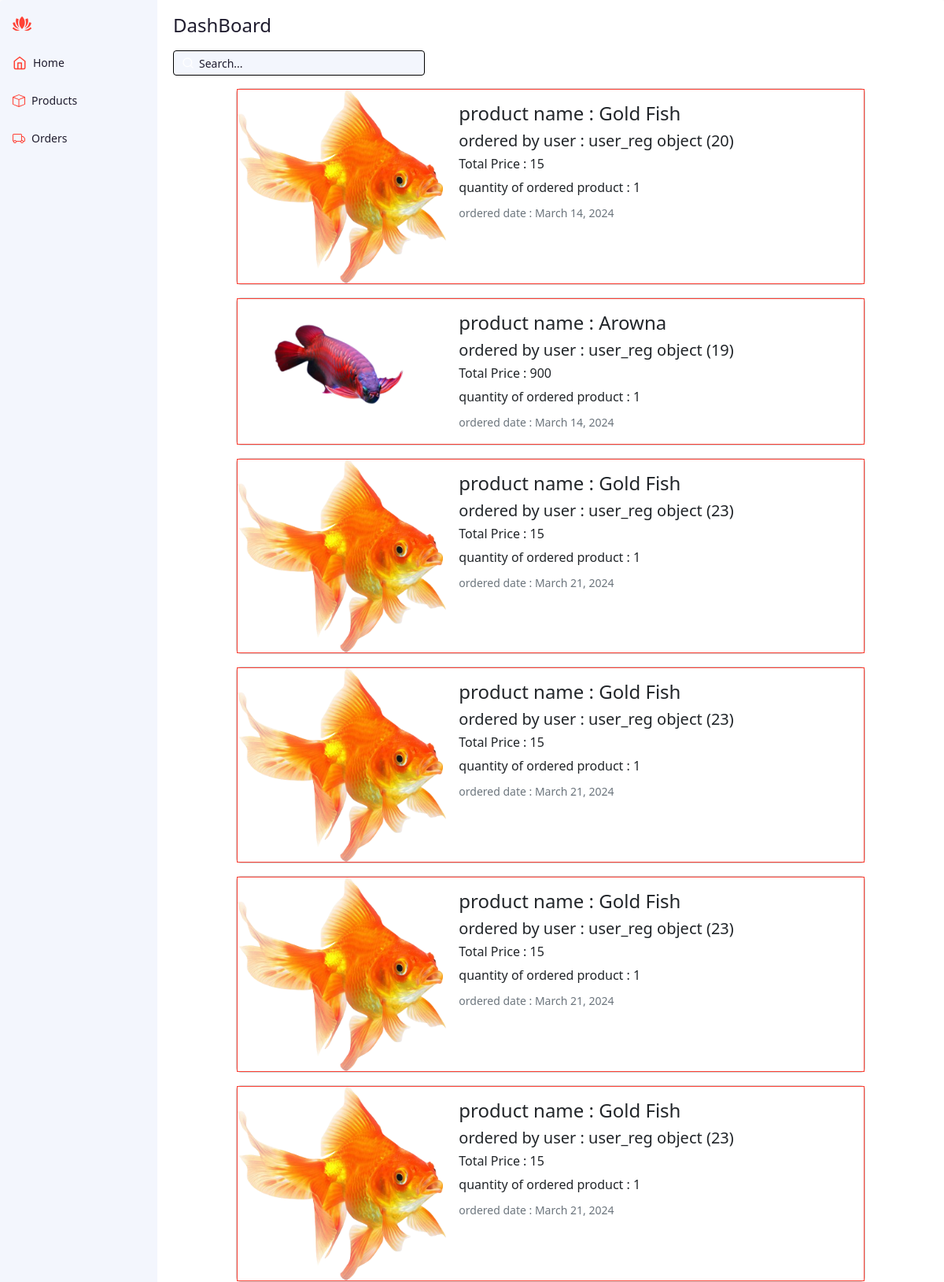
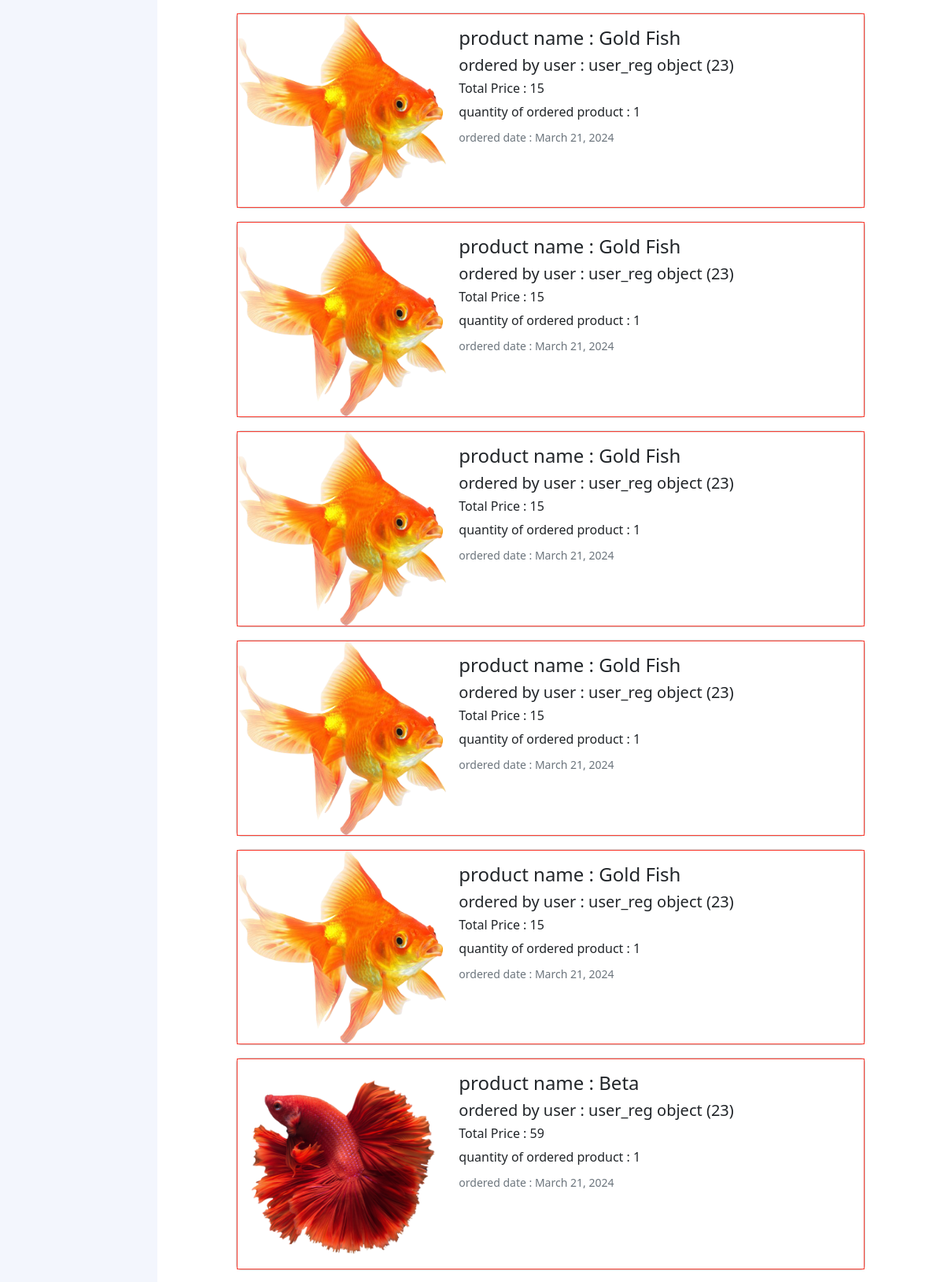
The page /show_orders_dashboard/ (upper part) on the database its author committed (2 pictures, top to bottom).
### pet_app/models.py (models this page shows, shortened)
class orders(models.Model):
    CART_STAGE=0
    ORDER_CONFIRMED=1
    ORDER_PROCESSED='ORDER_PROCESSED'
    ORDER_DELIVERED='ORDER_DELIVERED'
    ORDER_REJECTED='ORDER_REJECTED'
    STATUS_CHOICE=((ORDER_PROCESSED,'ORDER_PROCESSED'),
                   (ORDER_DELIVERED,'ORDER_DELIVERED'),
                   (ORDER_REJECTED,'ORDER_REJECTED')
                   )
    order_status=models.TextField(choices=STATUS_CHOICE,default=CART_STAGE)
    user_id=models.ForeignKey(user_reg,on_delete=models.CASCADE)
    product_id=models.ForeignKey(products,on_delete=models.CASCADE,null=True)
    name=models.CharField(max_length=150, null=True)
    house=models.CharField(max_length=100,null=True)
    address=models.TextField(max_length=400,null=True)
    zipcode=models.TextField(max_length=100,null=True)
    city=models.CharField(max_length=100,null=True)
    country=models.CharField(max_length=100,null=True)
    order_amount=models.IntegerField(null=True)
    order_qty=models.IntegerField(null=True)
    ordered_date= models.DateField(auto_now_add=True,null=True)

class products(models.Model):
    product_name=models.TextField(max_length=100)
    product_desc=models.TextField(max_length=300)
    product_image=models.ImageField()
    product_price=models.IntegerField()
    priority=models.IntegerField(default=5)
    stock_quantity = models.IntegerField(default=0)
    offer_percentage=models.IntegerField(default=0)

class user_reg(models.Model):
    user=models.OneToOneField(Login,on_delete=models.CASCADE,null=True)
    user_full_name=models.CharField(max_length=100,null=True)
    user_email=models.EmailField(null=True)
    user_mob_number=models.PositiveIntegerField(null=True)
    user_DOB=models.DateField(null=True)
    user_contry=models.TextField(null=True)
    user_password=models.TextField(null=True)
    user_cpassword=models.TextField(null=True)
    profile_pic = models.ImageField(upload_to='profile_pics/', blank=True, null=True)

### pet_app/views.py (the view)
# urls.py: path('show_orders_dashboard/', views.show_orders_dashboard, name='show_orders_dashboard'),
def show_orders_dashboard(request):
    order_details=orders.objects.all()
    context={
        "order_details":order_details,
    }
    return render(request,'pet_app/show_orders_dashboard.html',context)

### templates/pet_app/show_orders_dashboard.html
{% extends 'pet_app/dashboard.html' %}
{% load static %}
{% block header %}
    <div class="col-12 d-grid justify-content-center">
        {% for a in order_details %}
        <div class="card mb-3 d-grid justify-content-center" style="max-width: 800px;">
            <div class="row g-0 " style="border: 1px solid #ff4135; ">
                <div class="col-md-4 d-flex justify-content-center">
                    <img src="/static/media/{{a.product_id.product_image}}" class="img-fluid rounded-start" alt="...">
                </div>
                <div class="col-md-8">
                    <div class="card-body">
                        <h4 class="card-title">product name : {{ a.product_id.product_name }}</h4>
                        <h5 class="card-title">ordered by user : {{a.user_id}}</h5>
                        <h6 class="card-title">Total Price : {{a.order_amount}}</h6>
                        <p class="card-title">quantity of ordered product : {{a.order_qty}}</p>
                        <p class="card-text"><small class="text-muted">ordered date : {{a.ordered_date}}</small></p>
                    </div>
                </div>
            </div>
        </div>
        {% endfor %}
    </div>
{% endblock %}

### pet_app/static/css/dashbord.css (style rules this page uses)
* { box-sizing: border-box; }
:root { --app-bg: #fff; --sidebar: #f3f6fd; --sidebar-main-color: #1f1c2e; --table-border: #1a2131; --table-header: #1a2131; --app-content-main-color: #1f1c2e; --sidebar-link: #1f1c2e; --sidebar-active-link: rgba(195, 207, 244, 1); --sidebar-hover-link: rgba(195, 207, 244, 0.5); --action-color: #ff4135; --action-color-hover: #ff4135; --app-content-secondary-color: #f3f6fd; --filter-reset: #2c394f; --filter-shadow: rgba(99, 99, 99, 0.2) 0px 2px 8px 0px; }
body, html { margin: 0; padding: 0; height: 100%; width: 100%; }
body { overflow: hidden; font-family: "Poppins", sans-serif; background-color: var(--app-bg); -webkit-font-smoothing: antialiased; -moz-osx-font-smoothing: grayscale; }

### rows shown on the page
orders: product_id.product_image (picture), product_id.product_name "Gold Fish", user_id "user_reg object (20)", order_amount "15", order_qty "1", ordered_date "March 14, 2024"
orders: product_id.product_image (picture), product_id.product_name "Arowna", user_id "user_reg object (19)", order_amount "900", order_qty "1", ordered_date "March 14, 2024"
orders: product_id.product_image (picture), product_id.product_name "Gold Fish", user_id "user_reg object (23)", order_amount "15", order_qty "1", ordered_date "March 21, 2024"
orders: product_id.product_image (picture), product_id.product_name "Gold Fish", user_id "user_reg object (23)", order_amount "15", order_qty "1", ordered_date "March 21, 2024"
orders: product_id.product_image (picture), product_id.product_name "Gold Fish", user_id "user_reg object (23)", order_amount "15", order_qty "1", ordered_date "March 21, 2024"
orders: product_id.product_image (picture), product_id.product_name "Gold Fish", user_id "user_reg object (23)", order_amount "15", order_qty "1", ordered_date "March 21, 2024"
orders: product_id.product_image (picture), product_id.product_name "Gold Fish", user_id "user_reg object (23)", order_amount "15", order_qty "1", ordered_date "March 21, 2024"
orders: product_id.product_image (picture), product_id.product_name "Gold Fish", user_id "user_reg object (23)", order_amount "15", order_qty "1", ordered_date "March 21, 2024"
orders: product_id.product_image (picture), product_id.product_name "Gold Fish", user_id "user_reg object (23)", order_amount "15", order_qty "1", ordered_date "March 21, 2024"
orders: product_id.product_image (picture), product_id.product_name "Gold Fish", user_id "user_reg object (23)", order_amount "15", order_qty "1", ordered_date "March 21, 2024"
orders: product_id.product_image (picture), product_id.product_name "Gold Fish", user_id "user_reg object (23)", order_amount "15", order_qty "1", ordered_date "March 21, 2024"
orders: product_id.product_image (picture), product_id.product_name "Beta", user_id "user_reg object (23)", order_amount "59", order_qty "1", ordered_date "March 21, 2024"
